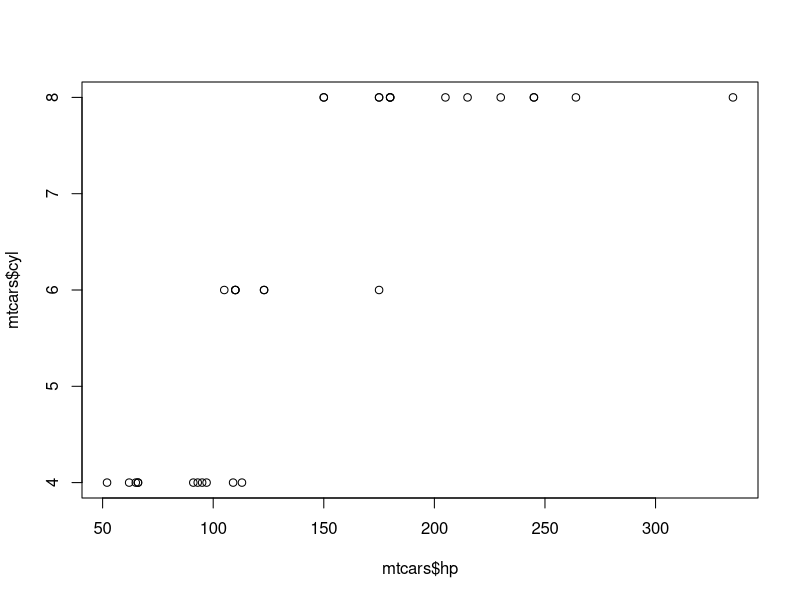
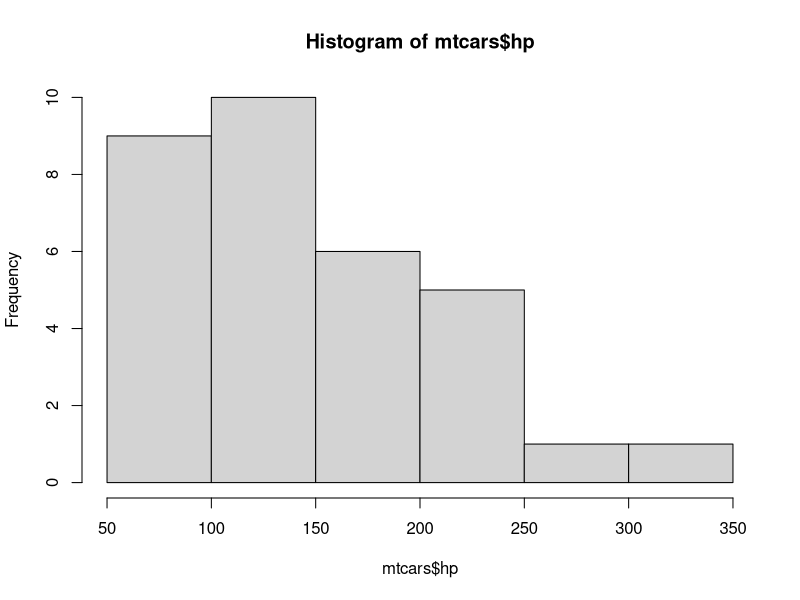
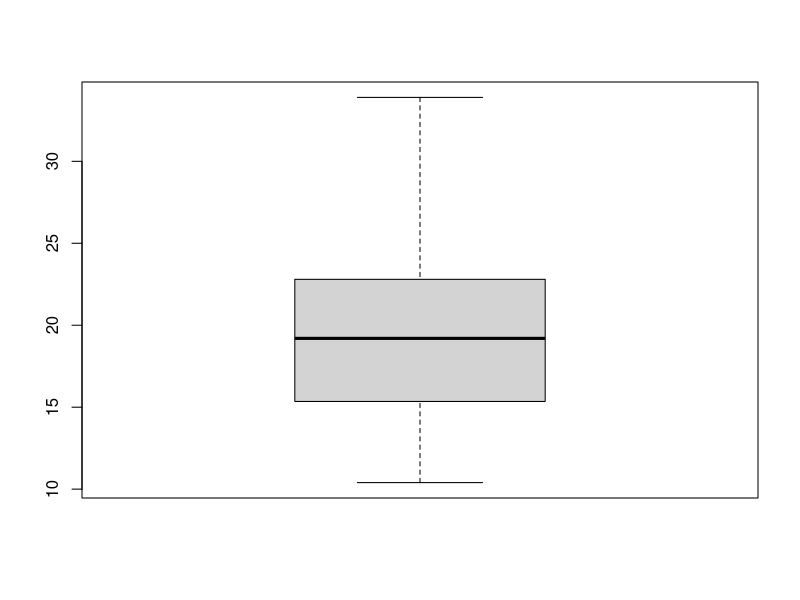

Write the R code that produced these figures, in order.
# HOW TO CREATE and open git using R-STUDIO
# CREATE GITHUB ACCOUNT THEN from The CLONE DOWNLOAD SECTION COPY THE URL
# THEN OPEN r-studio from file=> createproject=>VERSIONCONTROL=> AND PUT THE 
# COPPIED URL EG(https://github.com/habeyo/hats.git)
# THEN FROM FILE=> NEWFILE=RSCRIPT=> WRITE SOME TIHING AND SAVE IT AS r file
# then how do we upload this created file to github?
# tools=>versioncontrol=>commit=> and select the files you want to commit=> and take to
# the github repository => then write some messeges if ypu want and hit commit
#a new messege will apear says 2 files changed...etc and close it
# then hit push  after some procesecess it will end and you close it
# finaly when you go to your github account and refresh it the changes you made from R-STUIDO WILL APPEAR IN THE GIT HUB REPOSITORY 

# the github repository



library(datasets)
head(mtcars)
summary(mtcars)
str(mtcars)
plot(mtcars$hp, mtcars$cyl)
hist(mtcars$hp)
boxplot(mtcars$mpg)
